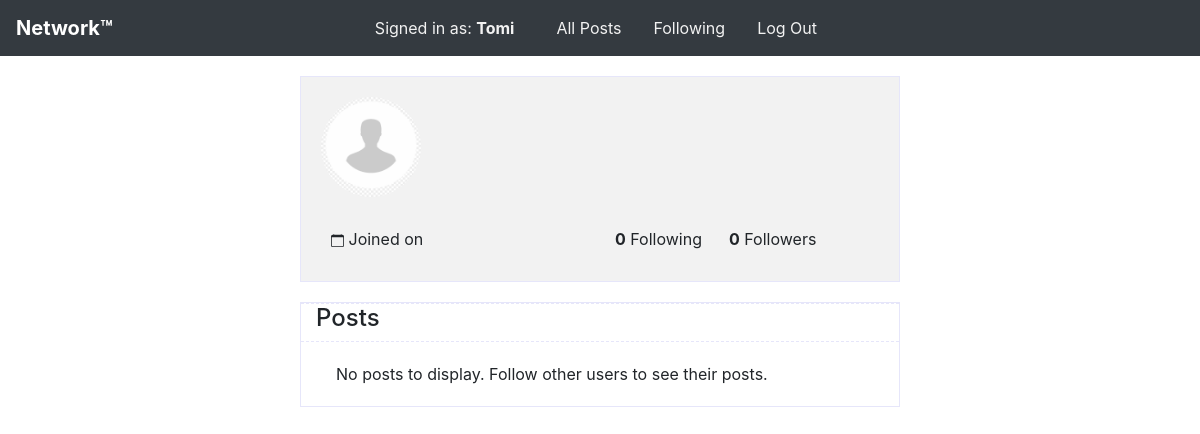
Page /profile/grape (signed in) on the earlier database version.
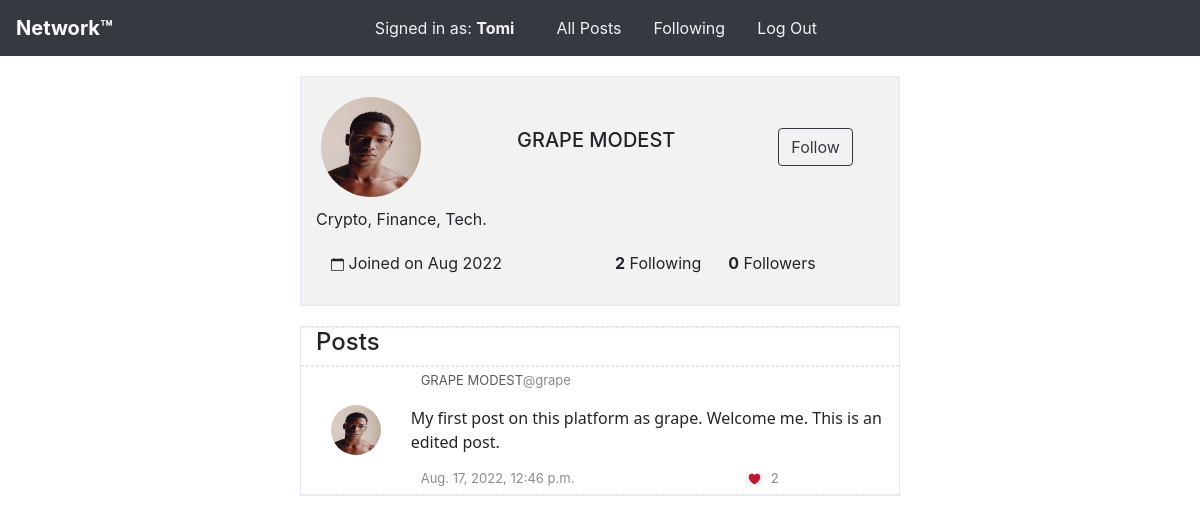
Same page on the later database version.
### network/models.py (models this page shows)
class User(AbstractUser):
    bio = models.CharField(max_length=255, blank=True)
    photo = models.ImageField(upload_to='profile/photos', blank=True)

class Post(models.Model):
    post = models.CharField(max_length=255, blank=False, editable=True)
    user = models.ForeignKey(User, related_name="posted_by", on_delete=models.CASCADE)
    timestamp = models.DateTimeField(auto_now=True, null=False)

### network/views.py (the view)
# urls.py: path("profile/<str:username>", views.profile, name="profile"),
def profile(request, username):
    posts = Post.objects.filter(user__username=username).order_by("-timestamp")
    user_following = request.user
    follows_user = False
    if request.user.is_authenticated :
        try:
            following = Following.objects.get(user_following=user_following, user_followed__username=username)
            follows_user = True
        except Following.DoesNotExist:
            follows_user = False
    count_user_follows = Following.objects.filter(user_following__username=username).count()
    count_followers = Following.objects.filter(user_followed__username=username).count()
    profile_user = get_user(username=username)
    print(f"The profile user is : {profile_user}")
    meta = {
            "components_to_show": ("profile", "posts"),
            "profile_user": profile_user,
            "follows_user": follows_user,
            "followers_count": count_followers,
            "count_user_follows": count_user_follows
        }
    return load_posts(request=request, posts=posts, meta_data=meta)

### network/views.py (called while the page is built)
def load_posts(request, posts, user_likes=None,
    meta_data={
        "components_to_show" : None,
        "profile_user" : None,
        "follows_user" : None,
        "followers_count": 0,
        "count_user_follows": 0
    }):
    if request.user.is_authenticated :
        likes = Like.objects.filter(user=request.user)
        user_likes = [like.post.id for like in likes]
    else:
        print("The user is not authenticated.")
    paginator = Paginator(posts, 10)
    page_number = 1
    try:
        page_number = request.GET.get('page')
    except Exception:
        print("The paginator page number threw and exception.")
        traceback.print_exc
    new_posts = paginator.get_page(page_number)
    return render(request, "network/index.html", {
        "posts" : new_posts,
        "user_likes" : user_likes,
        "meta" : meta_data
    })

def get_user(username):
    user = None
    try:
        user = User.objects.get(username=username)
    except User.DoesNotExist:
        traceback.print_exc
    return user

### network/templates/network/index.html (shortened to what the changed rows need)
{% extends "network/layout.html" %}
{% load static %}
{% block body %}
    {% if 'profile' in meta.components_to_show %}
        <div class="container" style="background-color:#f2f2f2; margin: 20px auto; padding: 20px;">
            <div class="row align-items-center">
                <div class="col-4">
                    {% if meta.profile_user.photo %}
                        <img width="100" height="100" style="border-radius: 60px;" src="{{ meta.profile_user.photo.url }}" alt=""  />
                    {% else %}
                        <img width="100" height="100" style="border-radius: 60px;" src="{% static 'network/img/user.png' %}" alt=""  />
                    {% endif %}
                </div>
                <div class="col-8">
                    <div class="row">
                        <div class="col-8">
                            <h5>{{ meta.profile_user.first_name|upper }} {{ meta.profile_user.last_name|upper }}</h5>
                        </div>
                        <div class="col-4">
                            {% if user.is_authenticated and user != meta.profile_user and meta.profile_user != None %}
                                <a href="{% url 'follow' meta.profile_user.username %}" type="button" class="btn btn-outline-dark" id="follow_toggle">
                                    {% if meta.follows_user %}
                                        Unfollow
                                    {% else %}
                                        Follow
                                    {% endif %}
                                </a>
                            {% endif %}
                        </div>
                    </div>
                </div>
            </div>
            <div class="row">
                <div class="col" style="padding: 10px;">
                    {{ meta.profile_user.bio }}
                </div>
            </div>
            <div class="row" style="padding: 10px;">
                <div class="col-6">
                    Joined on {{ meta.profile_user.date_joined|date:"M Y" }}
                </div>
                <div class="col-6">
                    <strong><span id="following">{{ meta.count_user_follows|default:0 }}</span></strong> Following &nbsp;&nbsp;&nbsp;&nbsp;
                    <strong><span id="followers">{{ meta.followers_count|default:0  }}</span></strong> Followers
                </div>
            </div>
        </div>
    {% endif %}
    {% if 'posts' in meta.components_to_show %}
            <div class="container" style="margin: 20px auto 10px auto;">
                {% for post in posts %}
                    <div class="row  align-items-center post">
                        <div class="col-2 justify-content-center" style="padding: 10px 30px;">
                            {% if post.user.photo %}
                                <img width="50" height="50" style="border-radius: 60px;" src="{{ post.user.photo.url }}" alt=""  />
                            {% else %}
                                <img width="50" height="50" style="border-radius: 60px;" src="{% static 'network/img/user.png' %}" alt=""  />
                            {% endif %}
                        </div>
                        <div class="col-10">
                            <div class="row align-items-start post_meta">
                                <div class="col-10">
                                    <a class="fullname" href="{% url 'profile' post.user.username %}">{{ post.user.first_name|upper }} {{ post.user.last_name|upper }}</a><span class="username">@{{post.user}}</span>
                                </div>
                            </div>
                            <div class="row align-items-center" id="post_div">
                                <div class="col-12 post_content">{{post.post}}</div>
                            </div>
                            <div class="row  align-items-end post_meta_bottom">
                                <div class="col-8">
                                    <div class="username">{{post.timestamp}}</div>
                                </div>
                                <div class="col-2 ">
                                    {% if not user.is_authenticated or not post.id in user_likes %}
                                         <img src="{% static 'network/img/translike.png' %}" data-postid="{{post.id}}" class="mylikes_unlike btn_like post_meta_items_unlike"  />&nbsp;&nbsp;<span class="likes">{{post.likes.count}}</span>
                                    {% else %}
                                        <img src="{% static 'network/img/red.png' %}" data-postid="{{post.id}}" class="mylikes_like btn_like post_meta_items_like" />&nbsp;&nbsp;<span class="likes">{{post.likes.count}}</span>
                                    {% endif %}
                                </div>
                            </div>
                        </div>
                    </div>
                {% empty %}
                        <div class="row" style="padding: 20px;">
                            <div class="col">
                                <h7>No posts to display. Follow other users to see their posts.</h7>
                            </div>
                        </div>
                {% endfor %}
            </div>
    {% endif %}
{% endblock %}

Differences in the rows shown:
added User: profile_user.photo (picture), profile_user.first_name "GRAPE", profile_user.last_name "MODEST", profile_user.bio "Crypto, Finance, Tech.", profile_user.date_joined "Aug 2022"
added Post: user.photo (picture), user.first_name "GRAPE", user.last_name "MODEST", user "grape", post "My first post on this platform as grape. Welcome me. This is an edited post.", timestamp "Aug. 17, 2022, 12:46 p.m.", likes.count "2"
Other differences:
{{ meta.count_user_follows|default:0 }}: "0" → "2"
text no longer shown: "No posts to display. Follow other users to see their posts."
text now shown: "Follow"
